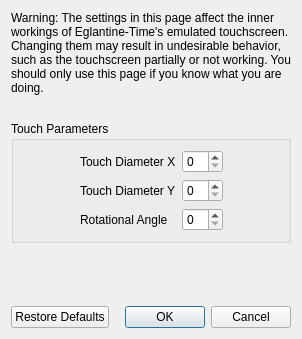
<?xml version="1.0" encoding="UTF-8"?>
<ui version="4.0">
 <class>ConfigureTouchscreenAdvanced</class>
 <widget class="QDialog" name="ConfigureTouchscreenAdvanced">
  <property name="geometry">
   <rect>
    <x>0</x>
    <y>0</y>
    <width>298</width>
    <height>339</height>
   </rect>
  </property>
  <property name="windowTitle">
   <string>Configure Touchscreen</string>
  </property>
  <layout class="QVBoxLayout" name="verticalLayout">
   <item>
    <widget class="QLabel" name="label_2">
     <property name="minimumSize">
      <size>
       <width>280</width>
       <height>0</height>
      </size>
     </property>
     <property name="text">
      <string>Warning: The settings in this page affect the inner workings of Eglantine-Time's emulated touchscreen. Changing them may result in undesirable behavior, such as the touchscreen partially or not working. You should only use this page if you know what you are doing.</string>
     </property>
     <property name="wordWrap">
      <bool>true</bool>
     </property>
    </widget>
   </item>
   <item>
    <spacer name="verticalSpacer_2">
     <property name="orientation">
      <enum>Qt::Vertical</enum>
     </property>
     <property name="sizeType">
      <enum>QSizePolicy::Fixed</enum>
     </property>
     <property name="sizeHint" stdset="0">
      <size>
       <width>20</width>
       <height>20</height>
      </size>
     </property>
    </spacer>
   </item>
   <item>
    <widget class="QGroupBox" name="gridGroupBox">
     <property name="title">
      <string>Touch Parameters</string>
     </property>
     <layout class="QGridLayout" name="gridLayout">
      <item row="0" column="0">
       <spacer name="horizontalSpacer">
        <property name="orientation">
         <enum>Qt::Horizontal</enum>
        </property>
        <property name="sizeHint" stdset="0">
         <size>
          <width>40</width>
          <height>20</height>
         </size>
        </property>
       </spacer>
      </item>
      <item row="1" column="1">
       <widget class="QLabel" name="label_4">
        <property name="text">
         <string>Touch Diameter Y</string>
        </property>
       </widget>
      </item>
      <item row="0" column="3">
       <spacer name="horizontalSpacer_2">
        <property name="orientation">
         <enum>Qt::Horizontal</enum>
        </property>
        <property name="sizeHint" stdset="0">
         <size>
          <width>40</width>
          <height>20</height>
         </size>
        </property>
       </spacer>
      </item>
      <item row="0" column="1">
       <widget class="QLabel" name="label_3">
        <property name="text">
         <string>Touch Diameter X</string>
        </property>
       </widget>
      </item>
      <item row="2" column="1">
       <widget class="QLabel" name="label_5">
        <property name="text">
         <string>Rotational Angle</string>
        </property>
       </widget>
      </item>
      <item row="0" column="2">
       <widget class="QSpinBox" name="diameter_x_box"/>
      </item>
      <item row="1" column="2">
       <widget class="QSpinBox" name="diameter_y_box"/>
      </item>
      <item row="2" column="2">
       <widget class="QSpinBox" name="angle_box"/>
      </item>
     </layout>
    </widget>
   </item>
   <item>
    <spacer name="verticalSpacer">
     <property name="orientation">
      <enum>Qt::Vertical</enum>
     </property>
     <property name="sizeHint" stdset="0">
      <size>
       <width>20</width>
       <height>40</height>
      </size>
     </property>
    </spacer>
   </item>
   <item>
    <layout class="QHBoxLayout" name="horizontalLayout">
     <item>
      <widget class="QPushButton" name="restore_defaults_button">
       <property name="text">
        <string>Restore Defaults</string>
       </property>
      </widget>
     </item>
     <item>
      <widget class="QDialogButtonBox" name="buttonBox">
       <property name="standardButtons">
        <set>QDialogButtonBox::Cancel|QDialogButtonBox::Ok</set>
       </property>
      </widget>
     </item>
    </layout>
   </item>
  </layout>
 </widget>
 <resources/>
 <connections>
  <connection>
   <sender>buttonBox</sender>
   <signal>accepted()</signal>
   <receiver>ConfigureTouchscreenAdvanced</receiver>
   <slot>accept()</slot>
  </connection>
  <connection>
   <sender>buttonBox</sender>
   <signal>rejected()</signal>
   <receiver>ConfigureTouchscreenAdvanced</receiver>
   <slot>reject()</slot>
   </connection>
 </connections>
</ui>
